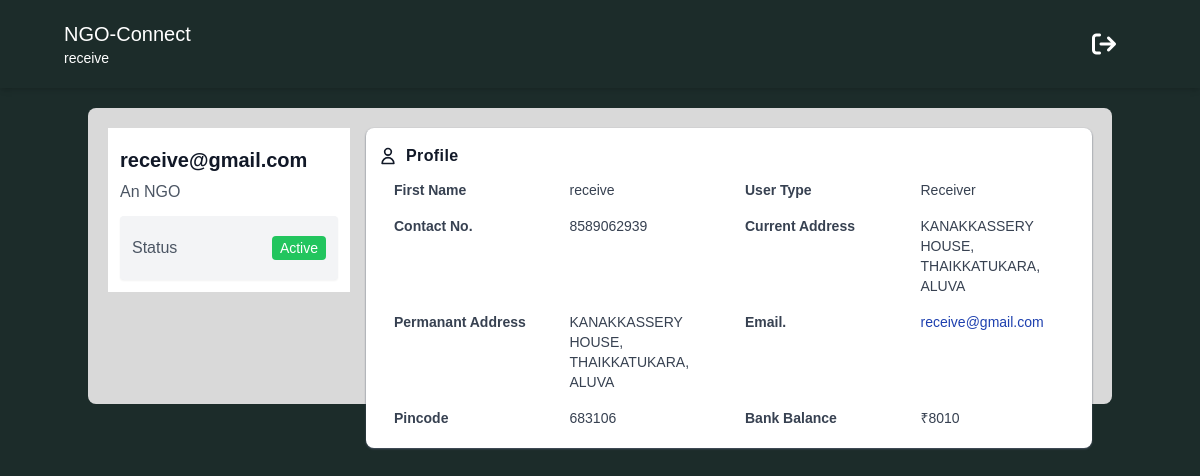
Page /reciever/reciever_profile_page (signed in) on the earlier database version.
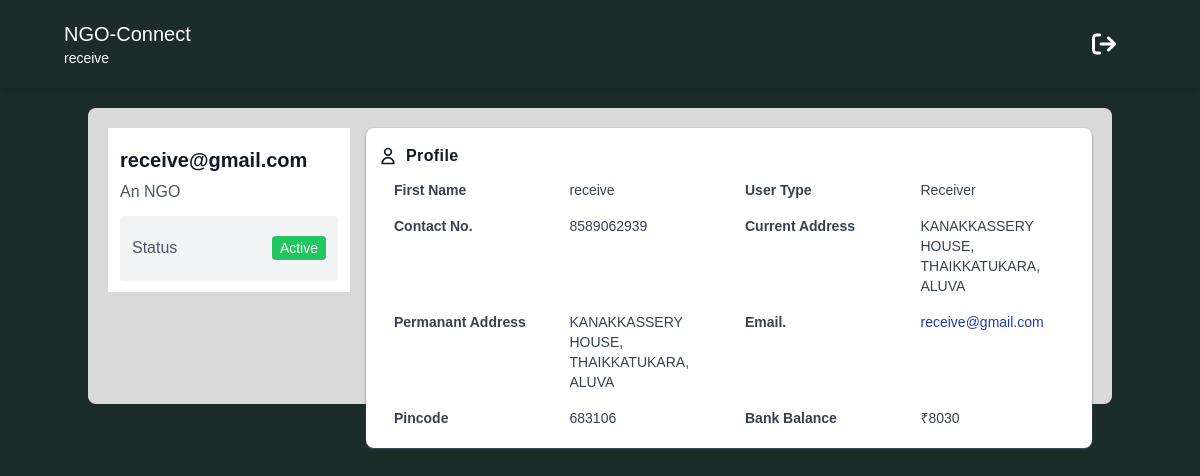
Same page on the later database version.
### reciever/models.py (models this page shows)
class RecieverBank(models.Model):
    user = models.OneToOneField(User, on_delete=models.CASCADE)
    current_balance = models.IntegerField(null=True)

### reciever/views.py (the view)
# urls.py: path('reciever_profile_page', views.reciever_profile_page, name="reciever_profile_page"),
def reciever_profile_page(request):
    profile = request.user
    try:
        ngouser = ngousers.objects.get(user=request.user)
    except ngousers.DoesNotExist:
        ngouser = ngousers(user=request.user)
    try:
        bank = RecieverBank.objects.get(user=request.user)
    except RecieverBank.DoesNotExist:
        bank = RecieverBank(user=request.user)
    try:
        reciever_type = ReceiverMoreDetails.objects.get(user=request.user)
    except ReceiverMoreDetails.DoesNotExist:
        reciever_type = ReceiverMoreDetails(user=request.user)
    context = {
        'user' : profile,
        'ngouser' : ngouser,
        'reciever_type' : reciever_type,
        'bank' : bank,
    }
    return render(request, 'reciever_profile_page.html', context)

### reciever/templates/reciever_profile_page.html (shortened to what the changed rows need)
<!DOCTYPE html>
<html lang="en">
<head>
    <script src="https://cdn.tailwindcss.com"></script>
    <link rel="stylesheet" href="https://cdnjs.cloudflare.com/ajax/libs/font-awesome/6.1.1/css/all.min.css" />
</head>
<body style="font-family: sans-serif; background-color: #1C2C2A;">
<section id="profile">
    <div class="container mx-auto my-5 p-5 rounded-lg" style="background-color: #D9D9D9;">
        <div class="md:flex no-wrap md:-mx-2 ">
            <div class="w-full md:w-3/12 md:mx-2 ">
                <div class="bg-white p-3 shadow-gray-600">
                    <h1 class="text-gray-900 font-bold text-xl leading-8 my-1">{{ user.username }}</h1>
                </div>
            </div>
            <div class="w-full md:w-9/12 mx-2 h-64">
                <div class="bg-white p-3 shadow-sm shadow-gray-600 rounded-lg">
                    <div class="text-gray-700">
                        <div class="grid md:grid-cols-2 text-sm">
                            <div class="grid grid-cols-2">
                                <div class="px-4 py-2 font-semibold">Bank Balance</div>
                                <div class="px-4 py-2">₹{{ bank.current_balance }}</div>
                            </div>
                        </div>
                    </div>
                </div>
            </div>
        </div>
    </div>
</section>
</body>
</html>

Differences in the rows shown:
changed RecieverBank: current_balance "8010" → "8030"
